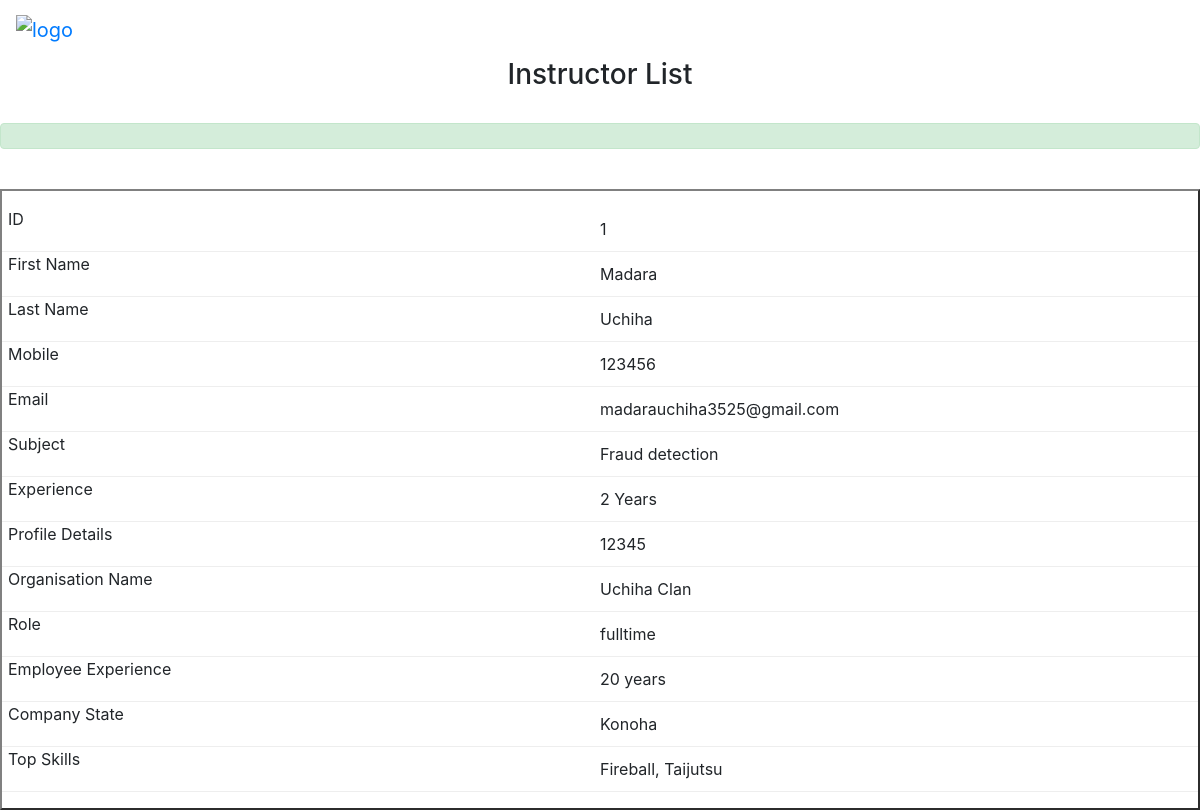
Screenshot of /instructor/instructor_list with the database file from the repository.
### loginRegister/models.py (models this page shows)
class instructor(models.Model):
    instructor_id = models.AutoField(primary_key=True)
    first_name = models.CharField(max_length=100)
    last_name = models.CharField(max_length=100)
    email = models.EmailField(max_length=100, unique=True)
    phone = models.BigIntegerField()
    subjects = models.CharField(max_length=100)
    state = models.CharField(max_length=100, default='')
    job_organisation_name = models.CharField(max_length=200, default='')
    job_experience = models.CharField(max_length=100, default='')
    job_location = models.CharField(max_length=100, default='')
    job_state = models.CharField(max_length=100, default='')
    job_type = models.CharField(max_length=8)
    skills = models.CharField(max_length=100, default='')
    experience = models.CharField(max_length=100)
    description = models.TextField()
    profileImg = models.CharField(max_length=100, default='photo.jpg')
    date_of_reg = models.DateTimeField(default=timezone.now)
    password = models.CharField(max_length=100)

### loginRegister/views.py (the view)
# urls.py: path('instructor/instructor_list', loginviews.instructor_list, name='instructor_list'),
def instructor_list(request):
    instructor_data = instructor.objects.all()
    return render(request, 'instructor_list.html', {'instructors': instructor_data})

### loginRegister/templates/instructor_list.html (shortened to what this page needs)
{% load static %}
<!DOCTYPE html>
<html xmlns="http://www.w3.org/1999/xhtml"
      xmlns:th="http://www.thymeleaf.org">
<head>
  		<link rel="stylesheet" href="https://maxcdn.bootstrapcdn.com/bootstrap/4.4.1/css/bootstrap.min.css">
</head>
<body>
<nav class="navbar navbar-expand-sm">
  <a class="navbar-brand" href="/admin/admin_successLogin">
    <img src="{% static 'images/Caramel-Horz.png' %}" alt="logo" style="width:240px; height:65px; margin:0px 0px 0px 0px;">
  </a>
 </nav>
<div align="center">
    <h3>Instructor List</h3>
    <br/>
        <div th:if="${confirmationMessage}" class="alert alert-success"
          role="alert" th:text=${confirmationMessage}></div>
    <br/>
    <table role="table"  border="2px 1px 1px 1px solid"  cellpadding="10px">
        <tbody  role="rowgroup">
          {% for instructor in instructors %}
          <tr role="row">
            <tr th:each="instructor : ${listInstructors}">
                <td role="cell" th:text="${instructor.id}">{{ instructor.instructor_id }}</td>
                <td role="cell" th:text="${instructor.firstName}">{{ instructor.first_name }}</td>
                <td role="cell" th:text="${instructor.lastName}">{{ instructor.last_name }}</td>
                <td role="cell" th:text="${instructor.mobile}">{{ instructor.phone }}</td>
                <td role="cell" th:text="${instructor.email}">{{ instructor.email }}</td>
                <td role="cell" th:text="${instructor.subject}">{{ instructor.subjects }}</td>
                <td role="cell" th:text="${instructor.time}">{{ instructor.experience }}</td>
                <td role="cell" th:text="${instructor.profile}">{{ instructor.description }}</td>
                <td role="cell" th:text="${instructor.companyName}">{{ instructor.job_organisation_name }}</td>
                <td role="cell" th:text="${instructor.role}">{{ instructor.job_type }}</td>
                <td role="cell" th:text="${instructor.empExperience}">{{ instructor.job_experience }}</td>
                <td role="cell" th:text="${instructor.cstate}">{{ instructor.job_state }}</td>
                <td role="cell" th:text="${instructor.skills}">{{ instructor.skills }}</td>
            </tr>
           </tr>
           {% endfor %}
        </tbody>
    </table>
</div>
</body>
</html>

### loginRegister/templates/instructor_list.html (style rules this page uses)
@media only screen 
    and (max-width: 760px), (min-device-width: 768px) 
    and (max-device-width: 1024px) { table, thead, tbody, th, td, tr { display: block; } }
@media only screen 
    and (max-width: 760px), (min-device-width: 768px) 
    and (max-device-width: 1024px) { tr { margin: 0 0 1rem 0; } }
@media only screen 
    and (max-width: 760px), (min-device-width: 768px) 
    and (max-device-width: 1024px) { tr:nth-child(odd) { background: #ccc; } }
@media only screen 
    and (max-width: 760px), (min-device-width: 768px) 
    and (max-device-width: 1024px) { td { border: none; border-bottom: 1px solid #eee; position: relative; padding-left: 50%; } }
@media only screen 
    and (max-width: 760px), (min-device-width: 768px) 
    and (max-device-width: 1024px) { td:before { position: absolute; top: 0; left: 6px; width: 45%; padding-right: 10px; white-space: nowrap; } }
@media only screen 
    and (max-width: 760px), (min-device-width: 768px) 
    and (max-device-width: 1024px) { td:nth-of-type(1):before { content: "ID"; } }
@media only screen 
    and (max-width: 760px), (min-device-width: 768px) 
    and (max-device-width: 1024px) { td:nth-of-type(2):before { content: "First Name"; } }
@media only screen 
    and (max-width: 760px), (min-device-width: 768px) 
    and (max-device-width: 1024px) { td:nth-of-type(3):before { content: "Last Name"; } }
@media only screen 
    and (max-width: 760px), (min-device-width: 768px) 
    and (max-device-width: 1024px) { td:nth-of-type(4):before { content: "Mobile"; } }
@media only screen 
    and (max-width: 760px), (min-device-width: 768px) 
    and (max-device-width: 1024px) { td:nth-of-type(5):before { content: "Email"; } }
@media only screen 
    and (max-width: 760px), (min-device-width: 768px) 
    and (max-device-width: 1024px) { td:nth-of-type(6):before { content: "Subject"; } }
@media only screen 
    and (max-width: 760px), (min-device-width: 768px) 
    and (max-device-width: 1024px) { td:nth-of-type(7):before { content: "Experience"; } }
@media only screen 
    and (max-width: 760px), (min-device-width: 768px) 
    and (max-device-width: 1024px) { td:nth-of-type(8):before { content: "Profile Details"; } }
@media only screen 
    and (max-width: 760px), (min-device-width: 768px) 
    and (max-device-width: 1024px) { td:nth-of-type(9):before { content: "Organisation Name"; } }
@media only screen 
    and (max-width: 760px), (min-device-width: 768px) 
    and (max-device-width: 1024px) { td:nth-of-type(10):before { content: "Role"; } }
@media only screen 
    and (max-width: 760px), (min-device-width: 768px) 
    and (max-device-width: 1024px) { td:nth-of-type(11):before { content: "Employee Experience"; } }
@media only screen 
    and (max-width: 760px), (min-device-width: 768px) 
    and (max-device-width: 1024px) { td:nth-of-type(12):before { content: "Company State"; } }
@media only screen 
    and (max-width: 760px), (min-device-width: 768px) 
    and (max-device-width: 1024px) { td:nth-of-type(13):before { content: "Top Skills"; } }

### rows the page displays
instructor: instructor_id "1", first_name "Madara", last_name "Uchiha", phone "123456", email "madarauchiha3525@gmail.com", subjects "Fraud detection", experience "2 Years", description "12345", job_organisation_name "Uchiha Clan", job_type "fulltime", job_experience "20 years", job_state "Konoha", skills "Fireball, Taijutsu"
